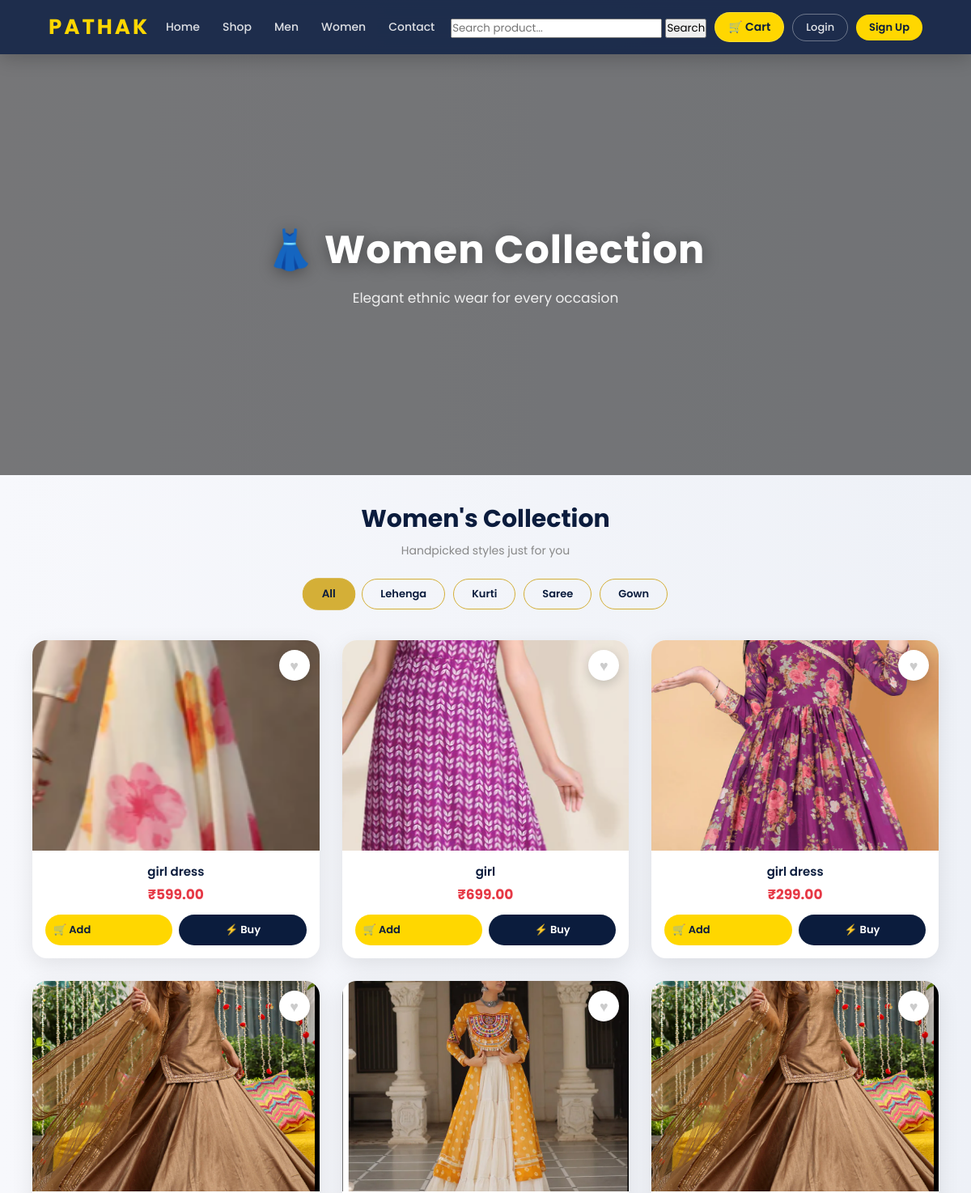
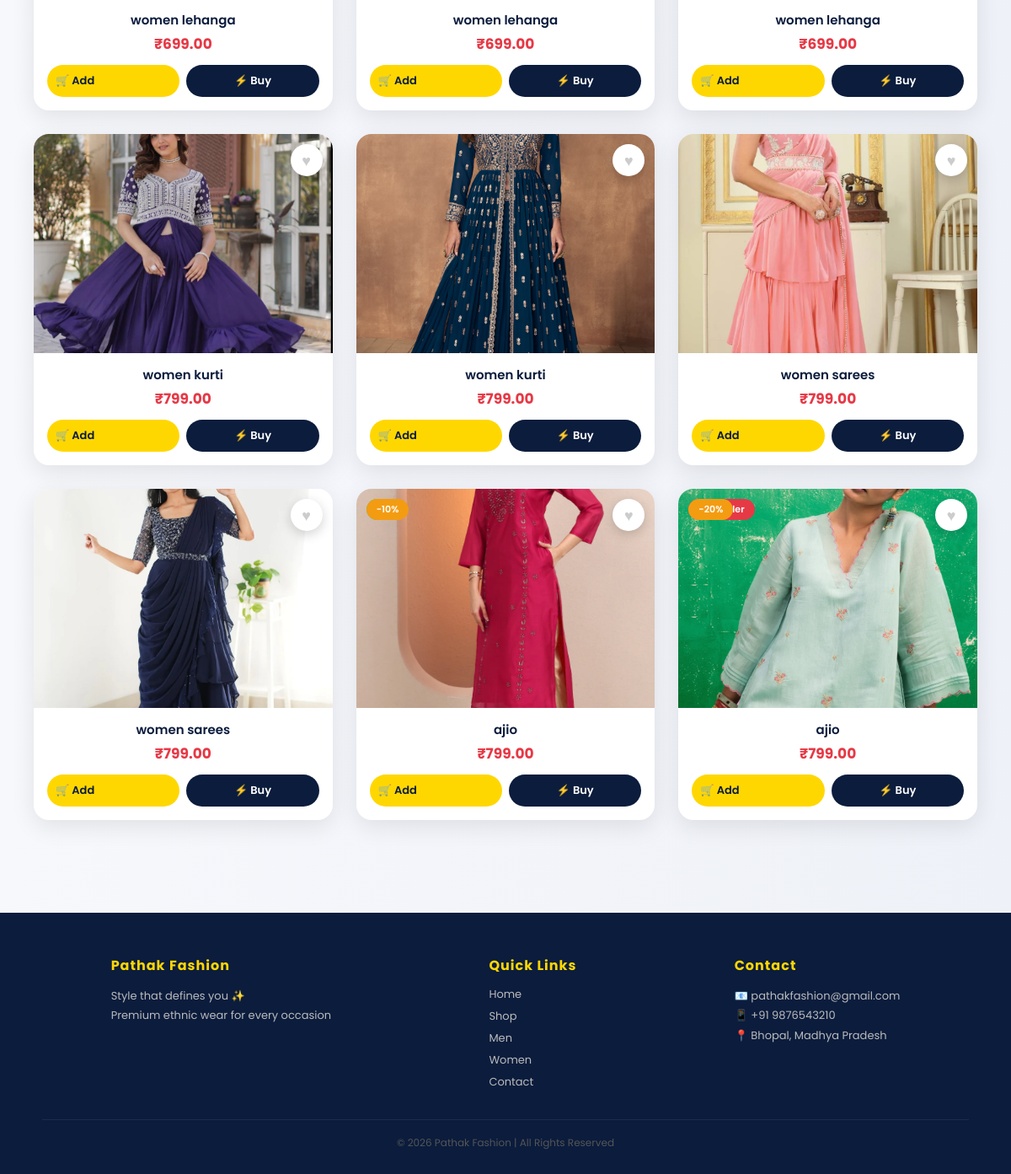
The app's page /shop/women/ with its own data (2 pictures, top to bottom).
### shop/models.py (models this page shows, shortened)
class Product(models.Model):
    product_name = models.CharField(max_length=30)
    price = models.DecimalField(max_digits=10, decimal_places=2)
    description = models.CharField(max_length=300)
    pub_date = models.DateField()
    image = models.ImageField(upload_to="products/")
    stock = models.IntegerField(default=10)
    CATEGORY_CHOICES = (
    ('men', 'Men'),
    ('women', 'Women'),
    ('kids', 'Kids'),
)
    category = models.CharField(max_length=10, choices=CATEGORY_CHOICES, default='men')
    SUBCATEGORY_CHOICES = (
        ('lehenga', 'Lehenga'),
        ('kurti', 'Kurti'),
        ('saree', 'Saree'),
        ('gown', 'Gown'),
        ('kurta', 'Kurta'),
        ('sherwani', 'Sherwani'),
        ('shirt', 'Shirt'),
        ('trouser', 'Trouser'),
    )
    subcategory = models.CharField(max_length=20, choices=SUBCATEGORY_CHOICES, default='kurti')
    is_new = models.BooleanField(default=False)
    is_best = models.BooleanField(default=False)
    discount = models.IntegerField(
        default=0,
        validators=[MinValueValidator(0), MaxValueValidator(100)]
    )

### shop/views.py (the view)
# urls.py: path('women/', views.women, name="women"),
def women(request):
    sub = request.GET.get('sub')
    if sub:
        data = Product.objects.filter(category='women', subcategory=sub)
    else:
        data = Product.objects.filter(category='women')
    return render(request, 'women.html', {
        'database_records': data,
        'wishlist_ids': get_wishlist_ids(request.user)
    })

### shop/views.py (called while the page is built)
def get_wishlist_ids(user):
    if user.is_authenticated:
        return Wishlist.objects.filter(user=user).values_list('product_id', flat=True)
    return []

### shop/templates/women.html (shortened to what this page needs)
{% extends 'master.html' %}
{% block content %}
<section class="slider">
  <div class="slider-content">
    <h2>👗 Women Collection</h2>
    <p>Elegant ethnic wear for every occasion</p>
  </div>
</section>
<h2 class="title">Women's Collection</h2>
<p class="subtitle">Handpicked styles just for you</p>
<div class="filters">
  <a href="?" {% if not request.GET.sub %}class="active"{% endif %}>All</a>
  <a href="?sub=lehenga" {% if request.GET.sub == 'lehenga' %}class="active"{% endif %}>Lehenga</a>
  <a href="?sub=kurti"   {% if request.GET.sub == 'kurti'   %}class="active"{% endif %}>Kurti</a>
  <a href="?sub=saree"   {% if request.GET.sub == 'saree'   %}class="active"{% endif %}>Saree</a>
  <a href="?sub=gown"    {% if request.GET.sub == 'gown'    %}class="active"{% endif %}>Gown</a>
</div>
<div class="products">
  {% for i in database_records %}
  <div class="card">
    <a href="{% url 'wishlist' i.id %}"
       class="wishlist {% if i.id in wishlist_ids %}active{% endif %}">♥</a>
    {% if i.is_new %}<div class="badge new">New</div>{% endif %}
    {% if i.is_best %}<div class="badge best">Bestseller</div>{% endif %}
    {% if i.discount > 0 %}<div class="badge sale">-{{ i.discount }}%</div>{% endif %}
    <a href="{% url 'product_detail' i.id %}">
      <div class="card-img-wrap">
        <img src="{{ i.image.url }}" alt="{{ i.product_name }}" loading="lazy">
      </div>
    </a>
    <div class="card-body">
      <a href="{% url 'product_detail' i.id %}" style="text-decoration:none;">
        <h4>{{ i.product_name }}</h4>
      </a>
      <div class="price">₹{{ i.price }}</div>
      <div class="card-btns">
        <form action="{% url 'add_to_cart' i.id %}" method="POST" style="flex:1;">
          <button type="submit" class="btn cart-btn" style="width:100%;">🛒 Add</button>
        </form>
        <form action="{% url 'buy_now' i.id %}" method="POST" style="flex:1;">
          <button type="submit" class="btn buy-btn" style="width:100%;">⚡ Buy</button>
        </form>
      </div>
    </div>
  </div>
  {% empty %}
  <div class="empty-state"><p>😕 No products found in this category.</p></div>
  {% endfor %}
</div>
{% endblock %}

### shop/templates/master.html (shortened to what this page needs)
{% load static %}
<!DOCTYPE html>
<html lang="en">
<head>
</head>
<body>
<header class="navbar">
  <a href="/" class="logo">PATHAK</a>
  <nav class="nav-links">
    <a href="/">Home</a>
    <a href="/shop/">Shop</a>
    <a href="/shop/men/">Men</a>
    <a href="/shop/women/">Women</a>
    <a href="/shop/contact/">Contact</a>
  </nav>
  <div class="nav-right">
    <form method="GET" action="{% url 'search' %}">
    <input type="text" name="q" placeholder="Search product...">
    <button type="submit">Search</button>
</form>
    <a href="/shop/cart/" class="cart-btn">
      🛒 Cart
    </a>
    {% if user.is_authenticated %}
      <a href="/enroll/profile/" class="profile-btn" title="{{ user.username }}">
        {{ user.username|first|upper }}
      </a>
      <form method="post" action="/enroll/logout/" style="margin:0;">
        {% csrf_token %}
        <button type="submit" class="btn-logout">Logout</button>
      </form>
    {% else %}
      <a href="/enroll/login/" class="btn-login">Login</a>
      <a href="/enroll/signup/" class="btn-signup">Sign Up</a>
    {% endif %}
  </div>
</header>
<div class="section">
  {% block content %}{% endblock %}
</div>
<footer>
  <div class="footer-container">
    <div class="footer-box">
      <h3>Pathak Fashion</h3>
      <p>Style that defines you ✨</p>
      <p>Premium ethnic wear for every occasion</p>
    </div>
    <div class="footer-box">
      <h3>Quick Links</h3>
      <a href="/">Home</a>
      <a href="/shop/">Shop</a>
      <a href="/shop/men/">Men</a>
      <a href="/shop/women/">Women</a>
      <a href="/shop/contact/">Contact</a>
    </div>
    <div class="footer-box">
      <h3>Contact</h3>
      <p>📧 pathakfashion@gmail.com</p>
      <p>📱 +91 9876543210</p>
      <p>📍 Bhopal, Madhya Pradesh</p>
    </div>
  </div>
  <hr class="footer-divider">
  <div class="footer-bottom">© 2026 Pathak Fashion | All Rights Reserved</div>
</footer>
</body>
</html>

### shop/templates/master.html (style rules this page uses)
*, *::before, *::after { margin: 0; padding: 0; box-sizing: border-box; font-family: 'Poppins', sans-serif; }
body { background: linear-gradient(-45deg, #eef1f7, #f8f9fc, #e3e8f0, #ffffff); background-size: 400% 400%; animation: gradientMove 10s ease infinite; }
.navbar { position: sticky; top: 0; z-index: 1000; display: flex; justify-content: space-between; align-items: center; padding: 14px 60px; background: rgba(11,28,61,0.92); backdrop-filter: blur(14px); -webkit-backdrop-filter: blur(14px); box-shadow: 0 4px 25px rgba(0,0,0,0.22); animation: fadeDown 0.7s ease; transition: padding 0.3s, background 0.3s; }
.logo { color: #ffd700; font-size: 26px; font-weight: 700; letter-spacing: 3px; text-decoration: none; transition: transform 0.3s, text-shadow 0.3s; }
.nav-links { display: flex; align-items: center; gap: 4px; }
.nav-links a { color: rgba(255,255,255,0.85); text-decoration: none; padding: 6px 12px; border-radius: 8px; font-size: 14px; font-weight: 500; position: relative; transition: color 0.3s, background 0.3s; }
.nav-links a::after { content: ""; position: absolute; width: 0; height: 2px; background: #ffd700; left: 50%; bottom: 0; transform: translateX(-50%); transition: width 0.3s; border-radius: 2px; }
.nav-right { display: flex; align-items: center; gap: 10px; }
.cart-btn { position: relative; background: rgba(255,255,255,0.1); color: white; padding: 7px 16px; border-radius: 20px; text-decoration: none; font-size: 14px; font-weight: 600; border: 1.5px solid rgba(255,255,255,0.2); transition: background 0.3s, transform 0.2s, color 0.3s, border-color 0.3s; display: flex; align-items: center; gap: 5px; }
.btn-login { color: rgba(255,255,255,0.88); text-decoration: none; border: 1.5px solid rgba(255,255,255,0.35); border-radius: 20px; padding: 6px 16px; font-size: 13px; font-weight: 500; transition: border-color 0.3s, color 0.3s, background 0.3s; }
.btn-signup { background: #ffd700; color: #0b1c3d; text-decoration: none; border-radius: 20px; padding: 6px 16px; font-size: 13px; font-weight: 600; transition: background 0.3s, transform 0.2s; }
.section { min-height: 80vh; animation: fadeUp 0.5s ease; }
footer { background: #0b1c3d; color: white; padding: 50px 20px 28px; margin-top: 50px; }
.footer-container { display: flex; justify-content: space-around; flex-wrap: wrap; gap: 24px; max-width: 1100px; margin: 0 auto; }
.footer-box h3 { color: #ffd700; margin-bottom: 12px; font-size: 16px; letter-spacing: 1px; }
.footer-box p { color: #bbb; font-size: 13px; line-height: 1.8; }
.footer-box a { display: block; color: #bbb; text-decoration: none; margin: 6px 0; font-size: 13px; transition: color 0.3s, padding-left 0.3s; }
.footer-divider { border: none; border-top: 1px solid rgba(255,255,255,0.07); margin: 28px auto 18px; max-width: 1100px; }
.footer-bottom { text-align: center; font-size: 12px; color: #555; }

### records on screen
Product: image (picture), product_name "girl dress", price "599.00"
Product: image (picture), product_name "girl", price "699.00"
Product: image (picture), product_name "girl dress", price "299.00"
Product: image (picture), product_name "women lehanga", price "699.00"
Product: image (picture), product_name "women lehanga", price "699.00"
Product: image (picture), product_name "women lehanga", price "699.00"
Product: image (picture), product_name "women kurti", price "799.00"
Product: image (picture), product_name "women kurti", price "799.00"
Product: image (picture), product_name "women sarees", price "799.00"
Product: image (picture), product_name "women sarees", price "799.00"
Product: discount "10", image (picture), product_name "ajio", price "799.00"
Product: discount "20", image (picture), product_name "ajio", price "799.00"
